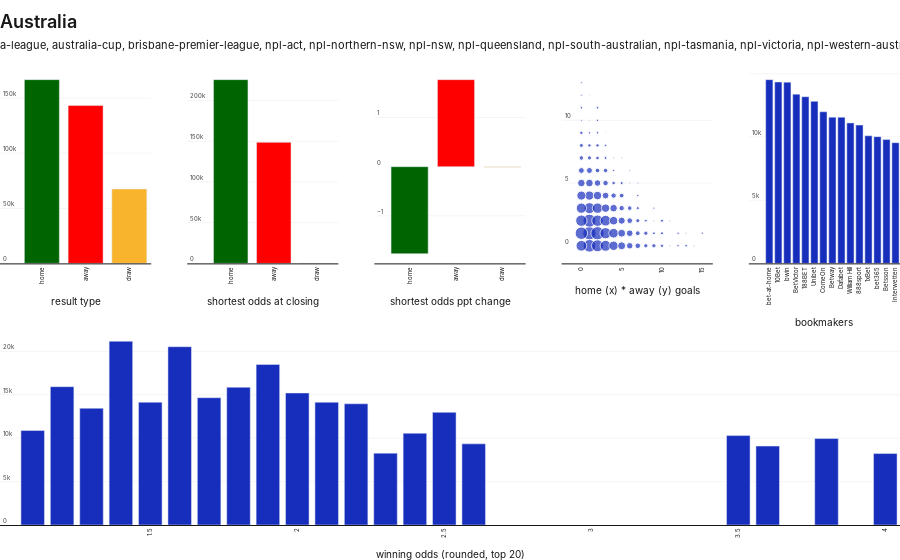

This figure's notebook cell:
### Code cell
makeSubplots('australia', None)

### Figure 1 — Plotly figure (JSON) as saved in the notebook; plotly's stock layout.template omitted (floating-point values rounded to 4 significant figures)
{"data": [{"hovertemplate": "%{x}: %{y}<extra></extra>", "marker": {"color": ["rgba(0, 100, 0, 1)", "rgba(255, 0, 0, 1)", "rgba(249, 180, 45, 1)"]}, "type": "bar", "x": ["home", "away", "draw"], "xaxis": "x", "y": [166647, 143176, 67480], "yaxis": "y"}, {"hovertemplate": "%{x}: %{y}<extra></extra>", "marker": {"color": ["rgba(0, 100, 0, 1)", "rgba(255, 0, 0, 1)", "rgba(249, 180, 45, 1)"]}, "type": "bar", "x": ["home", "away", "draw"], "xaxis": "x2", "y": [225612, 148614, 30], "yaxis": "y2"}, {"hovertemplate": "%{x}: %{y}<extra></extra>", "marker": {"color": ["rgba(0, 100, 0, 1)", "rgba(255, 0, 0, 1)", "rgba(249, 180, 45, 1)"]}, "type": "bar", "x": ["home", "away", "draw"], "xaxis": "x3", "y": [-1.77, 1.77, -0.01], "yaxis": "y3"}, {"hoverinfo": "text", "hovertext": ["1, 1: 31299", "2, 1: 31266", "1, 2: 28538", "1, 0: 25928", "0, 1: 23909", "2, 0: 20651", "2, 2: 17182", "0, 2: 16893", "3, 1: 15783", "1, 3: 14654", "3, 0: 14139", "3, 2: 13380", "0, 0: 13200", "2, 3: 11989", "0, 3: 11286", "4, 1: 8693", "4, 0: 7656", "1, 4: 7135", "0, 4: 6783", "4, 2: 5358", "2, 4: 5111", "3, 3: 4888", "5, 0: 4035", "5, 1: 3844", "1, 5: 3391", "0, 5: 3280", "4, 3: 3181", "5, 2: 2622", "3, 4: 2118", "6, 1: 2001", "2, 5: 1797", "6, 0: 1761", "1, 6: 1281", "0, 6: 1168", "6, 2: 1025", "7, 0: 971", "3, 5: 897", "5, 3: 823", "4, 4: 810", "7, 1: 545", "5, 4: 541", "2, 6: 484", "6, 3: 426", "0, 7: 408", "3, 6: 402", "8, 1: 332", "8, 0: 324", "9, 0: 321", "1, 7: 298", "7, 2: 272", "0, 8: 245", "2, 7: 176", "4, 5: 152", "0, 9: 140", "1, 8: 138", "2, 8: 136", "10, 0: 123", "5, 5: 95", "10, 2: 93", "10, 1: 92", "7, 3: 90", "3, 7: 75", "9, 1: 66", "8, 2: 62", "13, 0: 51", "2, 11: 45", "2, 9: 40", "12, 0: 37", "3, 8: 36", "0, 11: 35", "12, 1: 33", "1, 9: 32", "2, 10: 29", "7, 4: 29", "15, 1: 27", "4, 6: 23", "9, 3: 21", "0, 13: 13", "0, 10: 12", "0, 12: 11", "7, 5: 8", "11, 0: 8", "6, 5: 7", "4, 7: 7", "13, 1: 7", "14, 0: 6", "6, 6: 6", "11, 2: 5", "9, 2: 4", "5, 7: 4", "1, 10: 3", "3, 9: 1", "1, 12: 1"], "marker": {"color": "rgb(23,45,187)", "size": [13.3, 13.3, 13.0, 12.69, 12.43, 11.99, 11.45, 11.4, 11.21, 11.0, 10.9, 10.76, 10.72, 10.46, 10.31, 9.656, 9.354, 9.191, 9.075, 8.556, 8.455, 8.361, 7.97, 7.874, 7.631, 7.568, 7.51, 7.156, 6.784, 6.688, 6.511, 6.478, 5.983, 5.846, 5.658, 5.582, 5.473, 5.356, 5.335, 4.832, 4.823, 4.69, 4.543, 4.494, 4.478, 4.269, 4.243, 4.233, 4.155, 4.061, 3.956, 3.642, 3.511, 3.44, 3.427, 3.415, 3.33, 3.122, 3.105, 3.097, 3.08, 2.943, 2.85, 2.806, 2.672, 2.59, 2.515, 2.466, 2.449, 2.432, 2.397, 2.378, 2.321, 2.321, 2.28, 2.19, 2.141, 1.899, 1.861, 1.821, 1.682, 1.682, 1.627, 1.627, 1.627, 1.565, 1.565, 1.495, 1.414, 1.414, 1.316, 1, 1]}, "mode": "markers", "type": "scatter", "x": [1, 2, 1, 1, 0, 2, 2, 0, 3, 1, 3, 3, 0, 2, 0, 4, 4, 1, 0, 4, 2, 3, 5, 5, 1, 0, 4, 5, 3, 6, 2, 6, 1, 0, 6, 7, 3, 5, 4, 7, 5, 2, 6, 0, 3, 8, 8, 9, 1, 7, 0, 2, 4, 0, 1, 2, 10, 5, 10, 10, 7, 3, 9, 8, 13, 2, 2, 12, 3, 0, 12, 1, 2, 7, 15, 4, 9, 0, 0, 0, 7, 11, 6, 4, 13, 14, 6, 11, 9, 5, 1, 3, 1], "xaxis": "x4", "y": [1, 1, 2, 0, 1, 0, 2, 2, 1, 3, 0, 2, 0, 3, 3, 1, 0, 4, 4, 2, 4, 3, 0, 1, 5, 5, 3, 2, 4, 1, 5, 0, 6, 6, 2, 0, 5, 3, 4, 1, 4, 6, 3, 7, 6, 1, 0, 0, 7, 2, 8, 7, 5, 9, 8, 8, 0, 5, 2, 1, 3, 7, 1, 2, 0, 11, 9, 0, 8, 11, 1, 9, 10, 4, 1, 6, 3, 13, 10, 12, 5, 0, 5, 7, 1, 0, 6, 2, 2, 7, 10, 9, 12], "yaxis": "y4"}, {"hovertemplate": "%{x}: %{y}<extra></extra>", "marker": {"color": ["rgb(23,45,187)", "rgb(23,45,187)", "rgb(23,45,187)", "rgb(23,45,187)", "rgb(23,45,187)", "rgb(23,45,187)", "rgb(23,45,187)", "rgb(23,45,187)", "rgb(23,45,187)", "rgb(23,45,187)", "rgb(23,45,187)", "rgb(23,45,187)", "rgb(23,45,187)", "rgb(23,45,187)", "rgb(23,45,187)"]}, "type": "bar", "x": ["bet-at-home", "10Bet", "bwin", "BetVictor", "188BET", "Unibet", "ComeOn", "Betway", "Dafabet", "William Hill", "888sport", "1xBet", "bet365", "Betsson", "Interwetten"], "xaxis": "x5", "y": [14529, 14345, 14334, 13383, 13181, 12814, 11990, 11566, 11553, 11109, 10937, 10091, 10022, 9790, 9545], "yaxis": "y5"}, {"hovertemplate": "%{x}: %{y}<extra></extra>", "marker": {"color": ["rgb(23,45,187)", "rgb(23,45,187)", "rgb(23,45,187)", "rgb(23,45,187)", "rgb(23,45,187)", "rgb(23,45,187)", "rgb(23,45,187)", "rgb(23,45,187)", "rgb(23,45,187)", "rgb(23,45,187)", "rgb(23,45,187)", "rgb(23,45,187)", "rgb(23,45,187)", "rgb(23,45,187)", "rgb(23,45,187)", "rgb(23,45,187)", "rgb(23,45,187)", "rgb(23,45,187)", "rgb(23,45,187)", "rgb(23,45,187)"]}, "type": "bar", "x": [1.4, 1.6, 1.9, 1.2, 1.8, 2, 1.7, 1.5, 2.1, 2.2, 1.3, 2.5, 1.1, 2.4, 3.5, 3.8, 2.6, 3.6, 2.3, 4], "xaxis": "x6", "y": [21161, 20538, 18492, 15933, 15866, 15207, 14662, 14137, 14135, 13963, 13446, 12974, 10881, 10567, 10299, 9955, 9346, 9089, 8276, 8227], "yaxis": "y6"}], "layout": {"autosize": true, "font": {"color": "rgba(24,24,24,1)", "family": "Manrope, Sohne, Inter, Arial", "size": 8}, "legend": {"font": {"color": "#181818", "size": 10}, "orientation": "h", "x": 1, "xanchor": "right", "y": 1, "yanchor": "bottom"}, "margin": {"b": 0, "l": 0, "r": 0, "t": 70}, "paper_bgcolor": "rgba(255,255,255,0)", "plot_bgcolor": "rgba(255,255,255,0)", "showlegend": false, "title": {"font": {"color": "#181818", "family": "Test Söhne, Sohne, Manrope, Inter, Arial", "size": 16}, "text": "<span style=\"font-size: 18px; font-weight:600\">Australia</span><br><span style=\"font-family: Manrope, Sohne, Inter, Arial; font-size: 11px\">a-league, australia-cup, brisbane-premier-league, npl-act, npl-northern-nsw, npl-nsw, npl-queensland, npl-south-australian, npl-tasmania, npl-victoria, npl-western-australia</span>", "x": 0, "xanchor": "left", "y": 0.95, "yanchor": "top"}, "xaxis": {"anchor": "y", "autorange": true, "domain": [0, 0.168], "gridcolor": "rgba(245,245,245,1)", "gridwidth": 1, "linecolor": "rgba(24,24,24,1)", "linewidth": 1, "mirror": false, "range": [-0.8796, 2.5], "showgrid": false, "showline": true, "tickangle": -90, "tickfont": {"size": 6}, "title": {"text": "result type"}, "type": "category"}, "xaxis2": {"anchor": "y2", "autorange": true, "domain": [0.208, 0.376], "gridcolor": "rgba(245,245,245,1)", "gridwidth": 1, "linecolor": "rgba(24,24,24,1)", "linewidth": 1, "mirror": false, "range": [-0.903, 2.5], "showgrid": false, "showline": true, "tickangle": -90, "tickfont": {"size": 6}, "title": {"text": "shortest odds at closing"}, "type": "category"}, "xaxis3": {"anchor": "y3", "autorange": true, "domain": [0.416, 0.584], "gridcolor": "rgba(245,245,245,1)", "gridwidth": 1, "linecolor": "rgba(24,24,24,1)", "linewidth": 1, "mirror": false, "range": [-0.7319, 2.5], "showgrid": false, "showline": true, "tickangle": -90, "tickfont": {"size": 6}, "title": {"text": "shortest odds ppt change"}, "type": "category"}, "xaxis4": {"anchor": "y4", "autorange": true, "domain": [0.624, 0.792], "gridcolor": "rgba(245,245,245,1)", "gridwidth": 1, "linecolor": "rgba(24,24,24,1)", "linewidth": 1, "mirror": false, "range": [-2.188, 16.24], "showgrid": false, "showline": true, "tickangle": -90, "tickfont": {"size": 6}, "title": {"text": "home (x) * away (y) goals"}, "type": "linear"}, "xaxis5": {"anchor": "y5", "autorange": true, "domain": [0.832, 1], "gridcolor": "rgba(245,245,245,1)", "gridwidth": 1, "linecolor": "rgba(24,24,24,1)", "linewidth": 1, "mirror": false, "range": [-2.005, 14.5], "showgrid": false, "showline": true, "tickangle": -90, "tickfont": {"size": 6}, "title": {"text": "bookmakers"}, "type": "category"}, "xaxis6": {"anchor": "y6", "autorange": true, "domain": [0, 1], "gridcolor": "rgba(245,245,245,1)", "gridwidth": 1, "linecolor": "rgba(24,24,24,1)", "linewidth": 1, "mirror": false, "range": [1.0, 4.05], "showgrid": false, "showline": true, "tickangle": -90, "tickfont": {"size": 6}, "title": {"text": "winning odds (rounded, top 20)"}, "type": "linear"}, "yaxis": {"anchor": "x", "autorange": true, "domain": [0.575, 1], "gridcolor": "rgba(245,245,245,1)", "gridwidth": 1, "linecolor": "rgba(24,24,24,1)", "linewidth": 1, "mirror": false, "range": [0, 175400.0], "showgrid": true, "showline": false, "tickfont": {"size": 6}, "ticklabelposition": "inside top", "title": {}, "type": "linear"}, "yaxis2": {"anchor": "x2", "autorange": true, "domain": [0.575, 1], "gridcolor": "rgba(245,245,245,1)", "gridwidth": 1, "linecolor": "rgba(24,24,24,1)", "linewidth": 1, "mirror": false, "range": [0, 237500.0], "showgrid": true, "showline": false, "tickfont": {"size": 6}, "ticklabelposition": "inside top", "title": {}, "type": "linear"}, "yaxis3": {"anchor": "x3", "autorange": true, "domain": [0.575, 1], "gridcolor": "rgba(245,245,245,1)", "gridwidth": 1, "linecolor": "rgba(24,24,24,1)", "linewidth": 1, "mirror": false, "range": [-1.967, 1.967], "showgrid": true, "showline": false, "tickfont": {"size": 6}, "ticklabelposition": "inside top", "title": {}, "type": "linear"}, "yaxis4": {"anchor": "x4", "autorange": true, "domain": [0.575, 1], "gridcolor": "rgba(245,245,245,1)", "gridwidth": 1, "linecolor": "rgba(24,24,24,1)", "linewidth": 1, "mirror": false, "range": [-1.512, 14.06], "showgrid": true, "showline": false, "tickfont": {"size": 6}, "ticklabelposition": "inside top", "title": {}, "type": "linear"}, "yaxis5": {"anchor": "x5", "autorange": true, "domain": [0.575, 1], "gridcolor": "rgba(245,245,245,1)", "gridwidth": 1, "linecolor": "rgba(24,24,24,1)", "linewidth": 1, "mirror": false, "range": [0, 15290.0], "showgrid": true, "showline": false, "tickfont": {"size": 6}, "ticklabelposition": "inside top", "title": {}, "type": "linear"}, "yaxis6": {"anchor": "x6", "autorange": true, "domain": [0, 0.425], "gridcolor": "rgba(245,245,245,1)", "gridwidth": 1, "linecolor": "rgba(24,24,24,1)", "linewidth": 1, "mirror": false, "range": [0, 22270.0], "showgrid": true, "showline": false, "tickfont": {"size": 6}, "ticklabelposition": "inside top", "title": {}, "type": "linear"}}}
